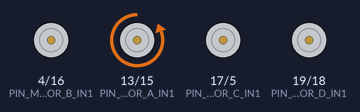
Simulated run of this sketch. Board: ESP32. Shown: motor-driver pin pairs drawn as motors (green arrow = first pin HIGH = forward, orange = second pin HIGH = backward, longer = more drive). Random numbers use the default seed unless the sketch sets one; what the sketch prints to the serial monitor is not drawn.

Above: at 2.22 s.
At 2.67 s:
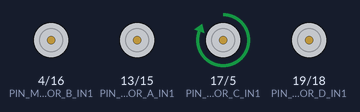
At 3.27 s:
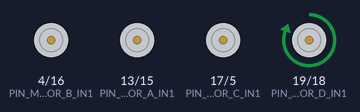
At 4.47 s:
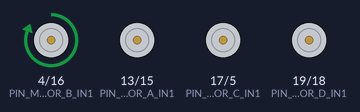
At 5.52 s:
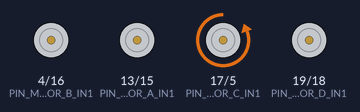
At 6.35 s:
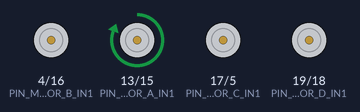
Timing chart, 0 to 7.7 s (numbered marks = the images above):
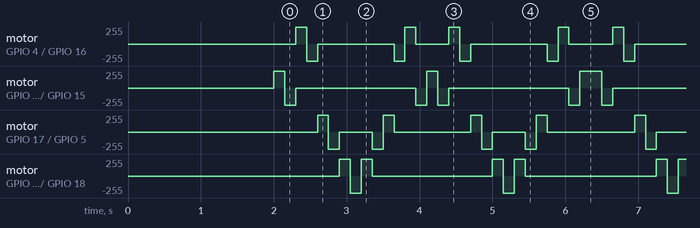

Measured:
- by itself, motor on GPIO 19 (PIN_MOTOR_D_IN1) / GPIO 18 (PIN_MOTOR_D_IN2): repeats every 2.1 s: backward 255/255 0.15 s, forward 255/255 0.15 s, stopped 1.7 s, forward 255/255 0.15 s
- by itself, motor on GPIO 13 (PIN_MOTOR_A_IN1) / GPIO 15 (PIN_MOTOR_A_IN2): repeats every 4.4 s: backward 255/255 0.15 s, stopped 1.7 s, backward 255/255 0.15 s, forward 255/255 0.15 s, backward 255/255 0.15 s, stopped 1.7 s, backward 255/255 0.15 s, forward 255/255 0.30 s

The sketch:

Board_Test_32.ino
```cpp
#include "Configuration.h"

// drv8833 driver(PCA9634_ALL_CALL_ADDR, PIN_ENABLE);


uint8_t outs[8] = {
    Configuration::PIN_MOTOR_A_IN1,
    Configuration::PIN_MOTOR_A_IN2,
    Configuration::PIN_MOTOR_B_IN1,
    Configuration::PIN_MOTOR_B_IN2,
    Configuration::PIN_MOTOR_C_IN1,
    Configuration::PIN_MOTOR_C_IN2,
    Configuration::PIN_MOTOR_D_IN1,
    Configuration::PIN_MOTOR_D_IN2
};


void setPin(uint8_t ch, uint8_t duty) {
    ledcWrite(ch, duty);
}


// Blinks enable pin at 10hz for 2 seconds
void blink_enable(){
	bool blink = false;
	for (int j=0; j<20; j++){
		digitalWrite(Configuration::PIN_NSLEEP, blink);
		blink = !blink;
		delay(100);
	}
}

//
#define LEDTESTDELAY 150
void pwmn_wave() {
	unsigned long timer = 0;
	int i; int j; int k;
	int ledValue;
	// Turn all off
	for (i=0; i<8; i++){
		setPin(i, 0);
	}

	// Sequence through each led channel one at a time
	Serial.println("LED Seq");
	for (j=0; j<2; j++){
		for (i=0; i<8; i++){
			setPin(i, 255);
			delay(LEDTESTDELAY);
			setPin(i, 0);
		}
		for (i=6; i>0; i--){ // Missing the first and last is intentional
			setPin(i, 255);
			delay(LEDTESTDELAY);
			setPin(i, 0);
		}
		yield();
	}
	// End sequence by manaully doing first
	setPin(0, 255);
	delay(LEDTESTDELAY);
	setPin(0, 0);
}

//
// void _motor_wave(bool fast_decay, bool forward){
	// unsigned long timer = 0;
	// for (int j=0; j<300; j++){
		// timer = millis();

		// driver.setMotor(0, (128 + (127 * cos((2*PI/2000 * timer) + PI*2))), fast_decay, forward);
		// driver.setMotor(1, (128 + (127 * cos((2*PI/2000 * timer) + PI*2))), fast_decay, forward);
		// driver.setMotor(2, (128 + (127 * cos((2*PI/2000 * timer) + PI*2))), fast_decay, forward);
		// driver.setMotor(3, (128 + (127 * cos((2*PI/2000 * timer) + PI*2))), fast_decay, forward);

		// yield();
		// delay(20);
	// }
// }
// void motor_wave() {
	// Serial.println("Fast Decay, Forward");
	// _motor_wave(true, true);
	// Serial.println("Fast Decay, Reverse");
	// _motor_wave(true, false);
	// Serial.println("Slow Decay, Forward");
	// _motor_wave(false, true);
	// Serial.println("Slow Decay, Reverse");
	// _motor_wave(false, false);
// }

void motor_reset_channels(){
	// driver.setMotor(0, 0, true, true);
	// driver.setMotor(1, 0, true, true);
	// driver.setMotor(2, 0, true, true);
	// driver.setMotor(3, 0, true, true);
	for (int i=0; i<8; i++){
		setPin(i, 0);
	}
}

// #define CHANNELTESTDELAY 300
// void motor_test_channel(uint8_t ch){

	// Serial.print("Testing motor channel: ");
	// Serial.println(ch);
	// driver.enable();

	// Serial.println("Fast Decay, Off");
	// driver.setMotor(ch, 0, true, true);
	// delay(CHANNELTESTDELAY);

	// Serial.println("Fast Decay, Forward, On");
	// driver.setMotor(ch, 255, true, true);
	// delay(CHANNELTESTDELAY);

	// Serial.println("Fast Decay, Reverse, On");
	// driver.setMotor(ch, 255, true, false);
	// delay(CHANNELTESTDELAY);


	// Serial.println("Slow Decay, Off");
	// driver.setMotor(ch, 0, false, true);
	// delay(CHANNELTESTDELAY);

	// Serial.println("Slow Decay, Forward, On");
	// driver.setMotor(ch, 255, false, true);
	// delay(CHANNELTESTDELAY);

	// Serial.println("Slow Decay, Reverse, On");
	// driver.setMotor(ch, 255, false, false);
	// delay(CHANNELTESTDELAY);


	// // Turn off
	// driver.setMotor(ch, 0, true, true);
	// driver.disable();
	// delay(CHANNELTESTDELAY);
// }


void setup() {
    Serial.begin(115200);

    Serial.println("Started");

    for (int i=0; i<8; i++){
        pinMode(outs[i], OUTPUT);
        ledcSetup(i, Configuration::PWM_FREQ, Configuration::PWM_RESOLUTION);
        ledcAttachPin(outs[i], i);
	}

	motor_reset_channels();
	blink_enable();
	// driver.disable();

}

unsigned int loops = 0;

void loop() {

	Serial.print("\nLoop : ");
	Serial.println(loops);
	loops++;

	Serial.println("PWM Wave");
	// driver.disable();
	pwmn_wave();

	motor_reset_channels();

	// Serial.println("Motor Channel Test");
	// motor_test_channel(0);
	// motor_test_channel(1);
	// motor_test_channel(2);
	// motor_test_channel(3);

	// Serial.println("Motor Wave");
	// driver.enable();
	// motor_wave();
}
```

Configuration.h
```cpp
/*
    This is the project configuration, these values don't change
*/
#ifndef _VH_CONFIGURATION
#define _VH_CONFIGURATION
#include <FS.h>
#include <Arduino.h>
// Bug with arduino unless I undefine these
#undef min
#undef max

namespace Configuration{

    const char VH_VERSION[6]        = "0.2.0";          // Software version
    const char VH_DESC[10]          = "ESP32_1.0";      // Hardware type & version
    const char WIFI_SSID[21]        = "VibHub";         // Network SSID
    const char DEFAULT_HOST[10]     = "vibhub.io";      // Default socket host
    const int  DEFAULT_PORT         = 80;               // Default socket port
    const char SETTINGS_FILE[13]    = "/config.json";   // Default SPIFFS config file

    // Websockets
    const int WEBSOCKET_RECONNECT_TIME = 10000;             // ???

    // StatusLED
    const uint8_t SLED_BRIGHTNESS = 50;                     // Status LED brightness, 0-255

#ifdef FALSE
    // Breadboard GPIO Assignments
    const uint8_t PIN_SLED_R = 23;                          // GPIO pin for RGB (inverse, a PWM of 255 turns off)
    const uint8_t PIN_SLED_G = 19;
    const uint8_t PIN_SLED_B = 22;
    const uint8_t PIN_CONFIG_BUTTON = 18;                   // Configuration pin. Use a pull-up resistor
    const uint8_t PIN_NSLEEP = 13;
    const uint8_t PIN_MOTOR_A_IN1 = 15;
    const uint8_t PIN_MOTOR_A_IN2 = 2;
    const uint8_t PIN_MOTOR_B_IN1 = 0;
    const uint8_t PIN_MOTOR_B_IN2 = 4;
    const uint8_t PIN_MOTOR_C_IN1 = 17;
    const uint8_t PIN_MOTOR_C_IN2 = 16;
    const uint8_t PIN_MOTOR_D_IN1 = 5;
    const uint8_t PIN_MOTOR_D_IN2 = 21;
#else
    // ESP32 1.0 Board GPIO Assignments
    const uint8_t PIN_SLED_R        = 14;   // GPIO pin for RGB (inverse, a PWM of 255 turns off)
    const uint8_t PIN_SLED_G        = 12;
    const uint8_t PIN_SLED_B        = 27;
    const uint8_t PIN_CONFIG_BUTTON = 26;   // Configuration pin. Use a pull-up resistor
    const uint8_t PIN_NSLEEP        = 2;    // Disables motor drivers when low
    const uint8_t PIN_MOTOR_A_IN1   = 13;
    const uint8_t PIN_MOTOR_A_IN2   = 15;
    const uint8_t PIN_MOTOR_B_IN1   = 4;
    const uint8_t PIN_MOTOR_B_IN2   = 16;
    const uint8_t PIN_MOTOR_C_IN1   = 17;
    const uint8_t PIN_MOTOR_C_IN2   = 5;
    const uint8_t PIN_MOTOR_D_IN1   = 19;
    const uint8_t PIN_MOTOR_D_IN2   = 18;
    const uint8_t PIN_MOTOR_FAULT1  = 35;   // Currently unused
    const uint8_t PIN_MOTOR_FAULT2  = 34;   // Currently unused
    const uint8_t PIN_SDA           = 21;   // Currently unused
    const uint8_t PIN_SCL           = 22;   // Currently unused
#endif


    // PWM
    const int PWM_FREQ = 16000;                             // PWM Frequency
    const int PWM_RESOLUTION = 8;                           // PWM resolution

    // Button config
    const bool BUTTON_UP = HIGH;                            // Value when the button is not pressed
    const bool BUTTON_DOWN = LOW;                           // Value when the button IS pressed
    const int BUTTON_HOLD_TIME = 3000;                      // Time before it enters config mode
    const int BUTTON_DEBOUNCE = 100;                        // Debounce time


    // Global randomizer function
    // Returns a random value which can be min through and including max
    // min0 max3 would generate 0, 1, 2, or 3
    inline int espRandBetween(int minimum, int maximum){
        float r = (float)esp_random()/UINT32_MAX;
        return (minimum+floor((maximum+1-minimum)*r));
    }


};


#endif
```
